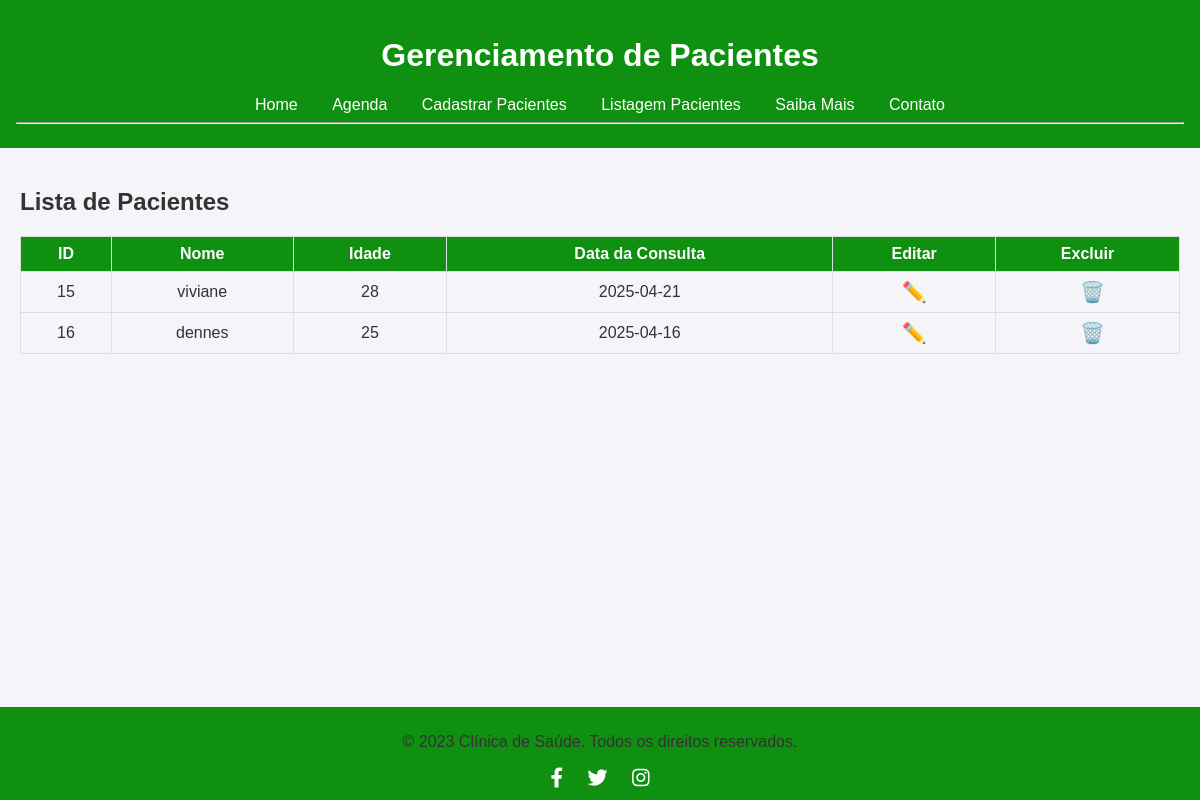
The page /listagem.html on the database as committed earlier.
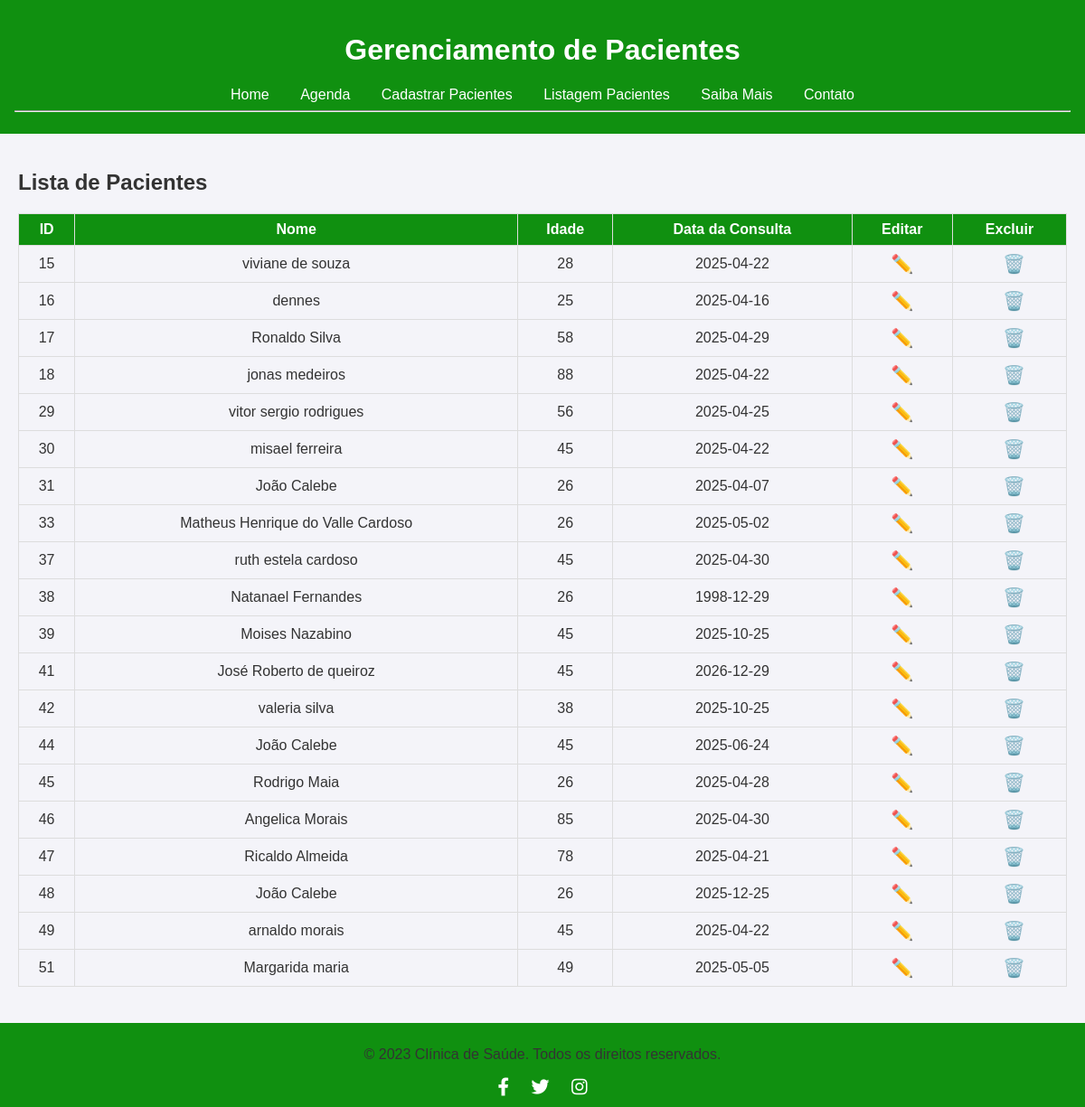
The same page on the database as committed later.
### tables this page shows
CREATE TABLE clientes (
            id INTEGER PRIMARY KEY AUTOINCREMENT,
            nome TEXT NOT NULL,
            idade TEXT NOT NULL,
            data_cadastro TEXT NOT NULL  
        );

### app.py (the view)
@app.route('/listagem.html')
def listagem ():
    conn = get_db_connection()
    clientes = conn.execute('SELECT * FROM clientes').fetchall()
    conn.close()
    return render_template('listagem.html', clientes=clientes)

### app.py (called while the page is built)
def get_db_connection():
    conn = sqlite3.connect('database.db')
    conn.row_factory = sqlite3.Row
    return conn

### Templates/listagem.html (shortened to what this page needs)
{% extends 'base.html' %}
{% block conteudo %}
    <h2>Lista de Pacientes</h2>
    <table border="1">
        <tr>
            <th>ID</th>
            <th>Nome</th>
            <th>Idade</th>
            <th>Data da Consulta</th>
            <th>Editar</th>
            <th>Excluir</th>
        </tr>
        {% for cliente in clientes %}
        <tr>
            <td>{{ cliente.id }}</td>
            <td>{{ cliente.nome }}</td>
            <td>{{ cliente.idade }}</td>
            <td>{{ cliente.data_cadastro }}</td>
            <td>
                <a href="{{ url_for('editar', index=cliente.id) }}" title="Editar" style="text-decoration: none; font-size: 20px;">✏️</a>
            </td>
            <td>
                <a href="{{ url_for('excluir', index=cliente.id) }}" title="Excluir" style="text-decoration: none; font-size: 20px; margin-left: 10px;" onclick="return confirm('Tem certeza que deseja excluir este agendamento?');">🗑️</a>
            </td>
        </tr>
        {% endfor %}
    </table>
{% endblock %}

### Templates/base.html (shortened to what this page needs)
<!DOCTYPE html>
<html lang="pt-br">
<head>
    <link rel="stylesheet" href="https://cdnjs.cloudflare.com/ajax/libs/font-awesome/5.15.4/css/all.min.css">
</head>
<body>
    <header>
        <h1>Gerenciamento de Pacientes</h1>
        <nav>
            <a href="{{ url_for('index') }}">Home</a>
            <a href="{{ url_for('agenda') }}">Agenda</a>
            <a href="{{ url_for('cadastrar') }}">Cadastrar Pacientes</a>
            <a href="{{ url_for('listagem') }}">Listagem Pacientes</a>
            <a href="{{ url_for('saiba_mais') }}">Saiba Mais</a>
            <a href="{{ url_for('contato') }}">Contato</a>
        </nav>
        <hr>
    </header>
    <main>
        {% block conteudo %}{% endblock %}
    </main>
    <footer>
        <div>
            <p>&copy; 2023 Clínica de Saúde. Todos os direitos reservados.</p>
            <div class="social-links">
                <a href="#"><i class="fab fa-facebook-f"></i></a>
                <a href="#"><i class="fab fa-twitter"></i></a>
                <a href="#"><i class="fab fa-instagram"></i></a>
            </div>
        </div>
    </footer>
</body>
</html>

### Templates/base.html (style rules this page uses)
body { font-family: Arial, sans-serif; margin: 0; padding: 0; background-color: #f4f4f9; color: #333; height: 100%; margin: 0; display: flex; flex-direction: column; }
html { height: 100%; margin: 0; display: flex; flex-direction: column; }
header { background-color:#109010; color: white; padding: 1rem; text-align: center; }
header nav a { color: white; text-decoration: none; margin: 0 15px; }
main { padding: 20px; flex: 1; }
footer { text-align: center; background-color: #109010; padding: 10px 0; width: 100%; }
table { width: 100%; border-collapse: collapse; margin: 20px 0; }
table th, table td { border: 1px solid #ddd; padding: 8px; text-align: center; }
table th { background-color: #109010; color: white; }
.social-links { margin-top: 10px; }
.social-links a { color: white; margin: 0 10px; font-size: 20px; }

Rows that differ between the two databases and show on the page:
changed clientes id 15: nome "viviane" → "viviane de souza"; data_cadastro "2025-04-21" → "2025-04-22"
added clientes: id "17", nome "Ronaldo Silva", idade "58", data_cadastro "2025-04-29"
added clientes: id "18", nome "jonas medeiros", idade "88", data_cadastro "2025-04-22"
added clientes: id "29", nome "vitor sergio rodrigues", idade "56", data_cadastro "2025-04-25"
added clientes: id "30", nome "misael ferreira", idade "45", data_cadastro "2025-04-22"
added clientes: id "31", nome "João Calebe", idade "26", data_cadastro "2025-04-07"
added clientes: id "33", nome "Matheus Henrique do Valle Cardoso", idade "26", data_cadastro "2025-05-02"
added clientes: id "37", nome "ruth estela cardoso", idade "45", data_cadastro "2025-04-30"
added clientes: id "38", nome "Natanael Fernandes", idade "26", data_cadastro "1998-12-29"
added clientes: id "39", nome "Moises Nazabino", idade "45", data_cadastro "2025-10-25"
added clientes: id "41", nome "José Roberto de queiroz", idade "45", data_cadastro "2026-12-29"
added clientes: id "42", nome "valeria silva", idade "38", data_cadastro "2025-10-25"
added clientes: id "44", nome "João Calebe", idade "45", data_cadastro "2025-06-24"
added clientes: id "45", nome "Rodrigo Maia", idade "26", data_cadastro "2025-04-28"
added clientes: id "46", nome "Angelica Morais", idade "85", data_cadastro "2025-04-30"
added clientes: id "47", nome "Ricaldo Almeida", idade "78", data_cadastro "2025-04-21"
added clientes: id "48", nome "João Calebe", idade "26", data_cadastro "2025-12-25"
added clientes: id "49", nome "arnaldo morais", idade "45", data_cadastro "2025-04-22"
added clientes: id "51", nome "Margarida maria", idade "49", data_cadastro "2025-05-05"
